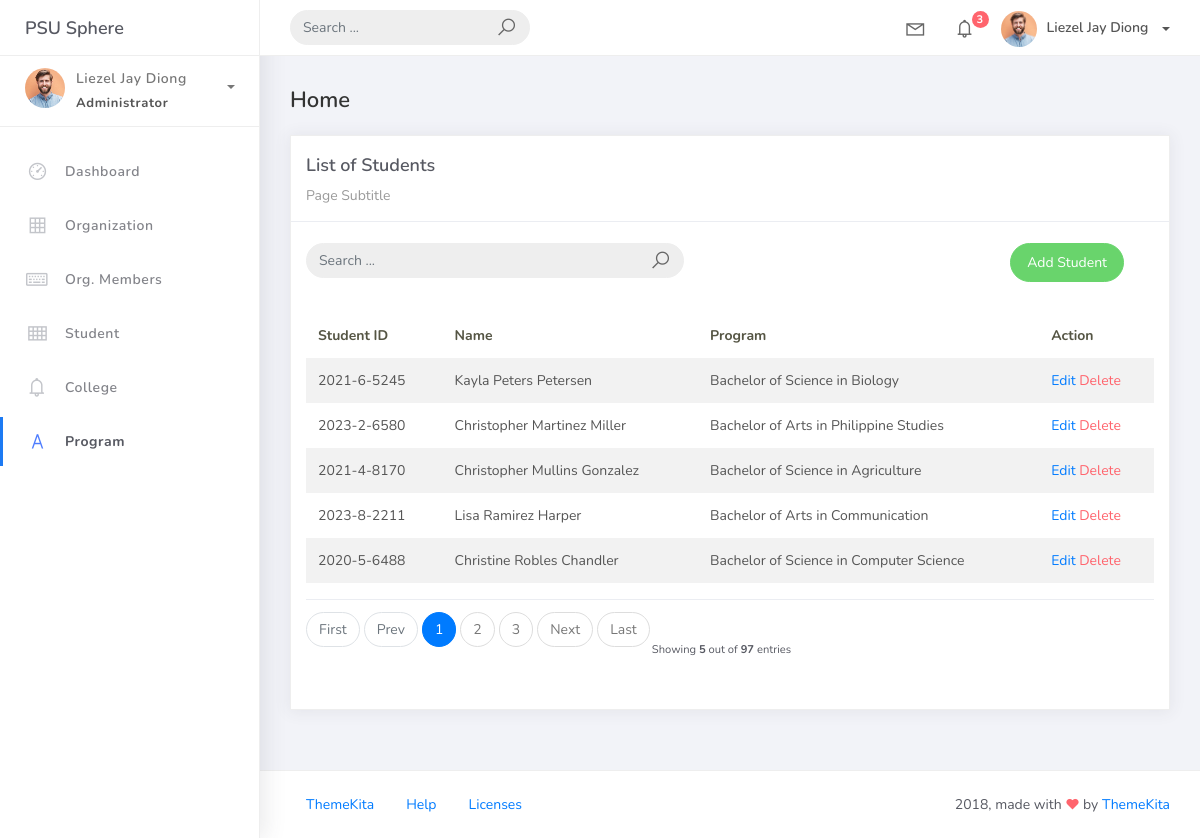
Screenshot of /student_list with the database file from the repository.
### studentorg/models.py (models this page shows, shortened)
class BaseModel (models.Model):
    created_at = models.DateTimeField(auto_now_add=True, db_index=True)
    updated_at = models.DateTimeField(auto_now=True)
    class Meta:
        abstract = True

class Student(BaseModel):
    student_id  = models.CharField(max_length=15)
    lastname = models.CharField(max_length=25)
    firstname = models.CharField(max_length=25)
    middlename = models.CharField(max_length=25, blank=True, null=True)
    program = models.ForeignKey(Program, on_delete=models.CASCADE)

class Program(BaseModel):
    prog_name = models.CharField(max_length=150)
    college = models.ForeignKey(College, on_delete=models.CASCADE)

### studentorg/views.py (the view)
# urls.py: path('student_list', StudentList.as_view(), name='student-list'),
class StudentList(ListView):
    model = Student
    context_object_name = 'student'
    template_name  = 'student_list.html'
    paginate_by = 5
    def get_queryset(self, *args, **kwargs):
         qs = super(StudentList, self).get_queryset(*args, **kwargs)
         if self.request.GET.get("q") != None:
             query = self.request.GET.get('q')
             qs = qs = qs.filter(Q(student_id__icontains=query) |
                           Q(firstname__icontains=query) | Q(lastname__icontains=query) | Q(program__prog_name__icontains=query))
         return qs

### templates/student_list.html
{% extends 'base.html' %} {%load static %}  {% block content %}
<div class="content">
    <div class="container-fluid">
        <h4 class="page-title">Home</h4>
        <div class="row">
            <div class="col-md-12">
                <div class="card">
                    <div class="card-header">
                        <div class="card-title">List of Students</div>
                        <div class="card-category">Page Subtitle</div>
                    </div>
                    <br />
                            <div class="col-md-12 row">
                                <div class="col-md-6">
                                    <form class="navbar-left navbar-form nav-search mr-md-3" action="{% url 'student-list' %}">
                                      <div class="input-group">
                                        <input type="text" placeholder="Search ..." class="form-control" name="q" />
                                        <div class="input-group-append">
                                        <span class="input-group-text">
                                            <i class="la la-search search-icon"></i>
                                        </span>
                                        </div>
                                      </div>
                                    </form>
                                </div>
                                <div class="col-md-6">
                                    <div class="pull-right">
                                        <a href="{% url 'student-add' %}" class="btn btn-success btn-rounded">Add Student</a>
                                    </div>
                                </div>
                            </div>
                    <div class="card-body">
                        <table class="table table-striped mt-3">
                            <thead>
                                <tr>
                                    <th scope="col">Student ID</th>
                                    <th scope="col">Name</th>
                                    <th scope="col">Program</th>
                                    <th scope="col">Action</th>
                                </tr>
                            </thead>
                            <tbody>
                                {% for object in object_list %}
                                <tr>
                                    <td>{{ object.student_id }}</td>
                                    <td>{{ object.firstname }} {{ object.middlename }} {{ object.lastname }}</td>
                                    <td>{{ object.program.prog_name }}</td>
                                    <td>
                                        <a href="student_list/{{ object.id }}">Edit</a>
                                        <a href="student_list/{{ object.id }}/delete" class="text-danger">Delete</a>
                                    </td>
                                </tr>
                                {% empty %}
                                <tr>
                                    <td colspan="4" style="text-align: center">
                                        <p class="text-sm font-weight-bold mb-0">No Records Found</p>
                                    </td>
                                </tr>
                                {% endfor %}
                            </tbody>
                        </table>
                        {% include 'includes/pagination.html' %}
                    </div>
                </div>
            </div>
        </div>
    </div>
</div>
{% endblock %}

### rows the page displays
Student: student_id "2021-6-5245", firstname "Kayla", middlename "Peters", lastname "Petersen", program.prog_name "Bachelor of Science in Biology"
Student: student_id "2023-2-6580", firstname "Christopher", middlename "Martinez", lastname "Miller", program.prog_name "Bachelor of Arts in Philippine Studies"
Student: student_id "2021-4-8170", firstname "Christopher", middlename "Mullins", lastname "Gonzalez", program.prog_name "Bachelor of Science in Agriculture"
Student: student_id "2023-8-2211", firstname "Lisa", middlename "Ramirez", lastname "Harper", program.prog_name "Bachelor of Arts in Communication"
Student: student_id "2020-5-6488", firstname "Christine", middlename "Robles", lastname "Chandler", program.prog_name "Bachelor of Science in Computer Science"

### other values shown
{{ page_num }} "1"
{{ page_num }} "2" "3"
{{ object_list.count }} "5"
{{ paginator.count }} "97"
